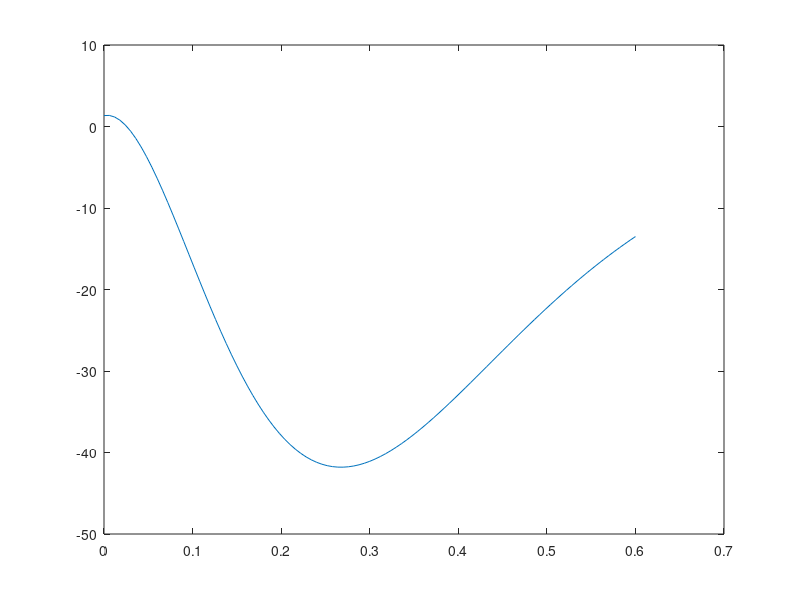
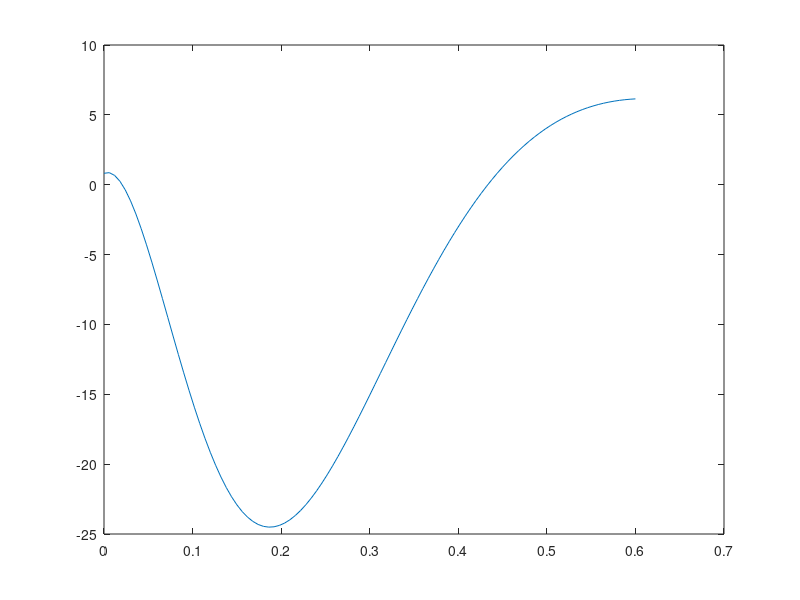

These charts were generated, in order, by the following MATLAB code:
clear all
clc
close all

%% PARAMETERS

k = 0.8;
Jm = 4e-4;
Jl= 4e-4;
Bm = 0.015;
Bl = 0;
m = 0.3;
l = 0.3;
g = 9.81;

%% EQUILIBRIUM

x1_bar = 0;
x2_bar = pi/4;
x3_bar = 0;
x4_bar = m*g*l*cos(x2_bar)/k + x2_bar;
u_bar= m*g*l*cos(x2_bar);

%% LINEARIZATION

Alin= [0    -k/Jl + m*g*l*sin(x2_bar)/Jl        0            k/Jl;
        1           0                           0             0;
        0           k/Jm                     -Bm/Jm      -k/Jm;
        0           0                           1           0];

Blin = [0; 0; 1/Jm; 0];
Clin= [0    1   0   0];             %applichiamo a x2(theta l) perchè abbiamo solo 1 input(2 output)
Dlin = zeros(1);

%% POLES OF THE SYSTEM

p_Alin= eig(Alin);

%% POLE PLACEMENT (FOR STABILIZATION)

C0 = ctrb(Alin, Blin);
rank_C0 = rank(C0);         %rank of controllability matrix

p = [-10, -10.1, -10.2, -10.3];
K = place(Alin, Blin, p);

p_closeloop= eig(Alin-Blin*K);

%% POLE PLACEMENTE WITH INTEGRATORS

A_ext= [Alin, zeros(4, 1);
        -Clin, zeros(1)];
B_ext = [Blin; zeros(1)];

C0_ext = ctrb(A_ext, B_ext);
rank_C0_ext = rank(C0_ext);

p_ext = [-10, -10.1, -10.2, -10.3, -10.4];
K_ext = place(A_ext, B_ext, p_ext);

p_closeloop_ext = eig(A_ext-B_ext*K_ext);

%% RESPONSE WITH K


x_init= [1, 2, 3, 4]';

sys = ss(Alin - Blin*K, zeros(4,1), eye(4), Dlin);
[y, t]= initial(sys, x_init);

for j= 1:1:length(t)
    u(j,:)= -K*y(j,:)';
end

figure(1)
plot(t, u);

%% RESPONSE WITH K_ext

x_init_ext= [1, 2, 3, 4, 5]';


sys_ext = ss(A_ext - B_ext*K_ext, zeros(5, 1), eye(5), Dlin);
[y_ext, t]= initial(sys_ext, x_init_ext);

for j= 1:1:length(t)
    u_ext(j,:)= -K_ext*y_ext(j,:)';
end

figure(2)
plot(t, u_ext);

